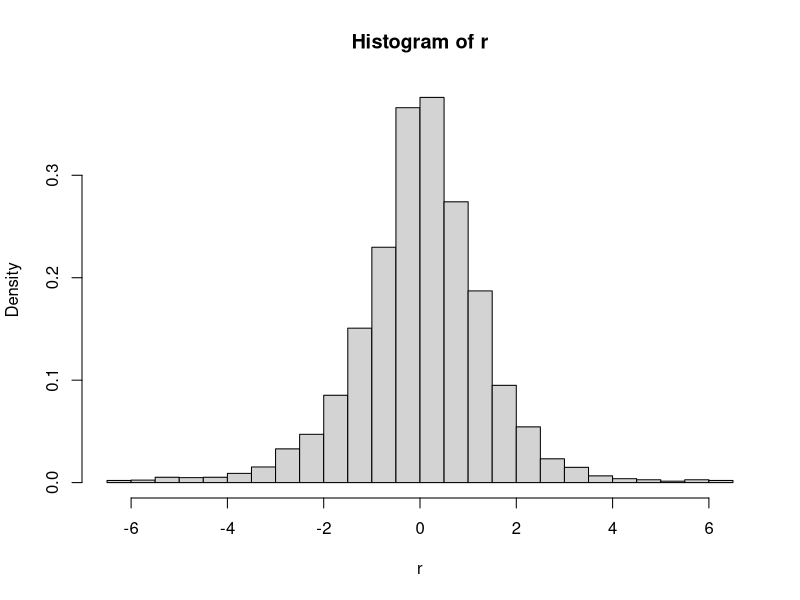
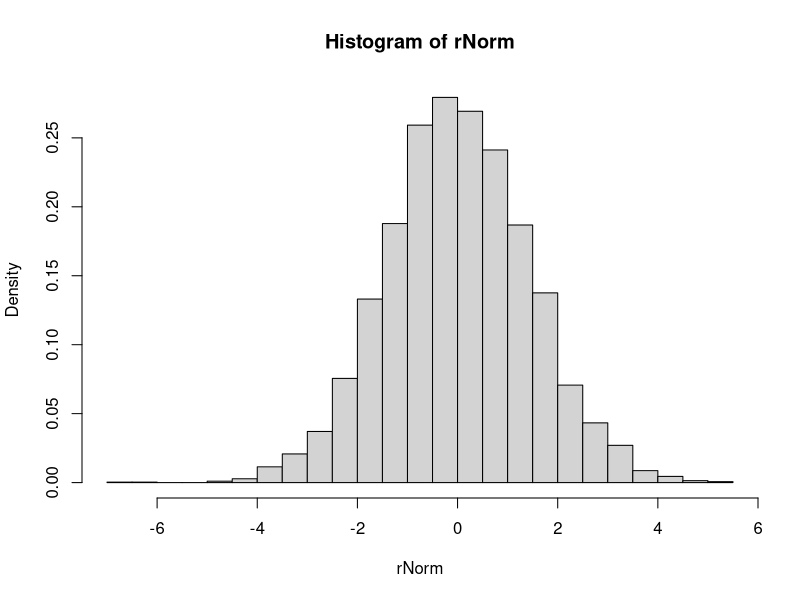
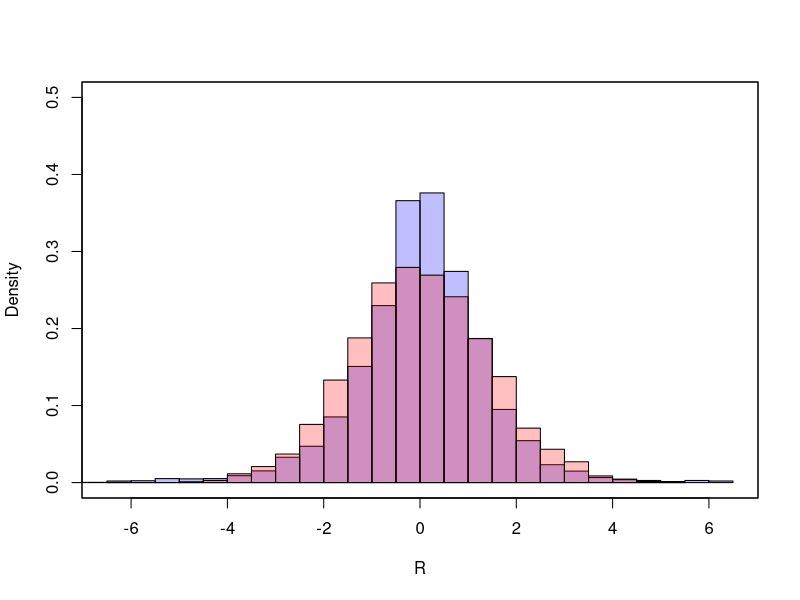

Reproduce these figures in R, in order.
##### CAM117-5 yafei.xu@hu-berlin.de


# data set is in the pool https://github.com/YafeiXu/CAMquantlet
# replace the path of the working directory if necessary
setwd("C:/R")
d = read.csv("dax140624.csv") # pls download the pertinent data set.
DateInput=as.Date(d[,1])
numOfDate=as.numeric(as.Date(c(DateInput)))
newDF=data.frame(d,numOfDate)
sortNewDF=newDF[order(newDF[,3]),]
newDF2=data.frame(sortNewDF,seq(1,length(newDF[,3]),length.out=length(newDF[,3])))
Pt=newDF[,2]
P1=Pt[-length(Pt)]
P2=Pt[-1]
DAXreturn=log(P1/P2)
DAXreturn=data.frame(DAXreturn,length(DAXreturn):1)
DAXreturn=DAXreturn[order(DAXreturn[,2]),]
DAXreturn=DAXreturn[,1]*100
r=DAXreturn[-which(DAXreturn>=6.5|DAXreturn<=-6.5)]

# sample of Gaussian mu=0.0002113130, sigmaSquare=0.0002001865
rNorm=100*rnorm(length(r),mean =0.0002113130, sd = sqrt(0.0002001865))

# do plot
hist1=hist(r, prob=TRUE, 12,freq=F,breaks = 24) 
hist2=hist(rNorm, prob=TRUE, 12,freq=F,breaks = 24) 
plot(seq(-6.5,6.5,length.out=10), seq(0,.5,length.out=10), ylab="Density", xlab="R", col="White")
plot( hist1, col=rgb(0,0,1,1/4), xlim=c(-6,6),freq=F, add=T)  
plot( hist2, col=rgb(1,0,0,1/4), xlim=c(-6,6), add=T,freq=F)  
box()




